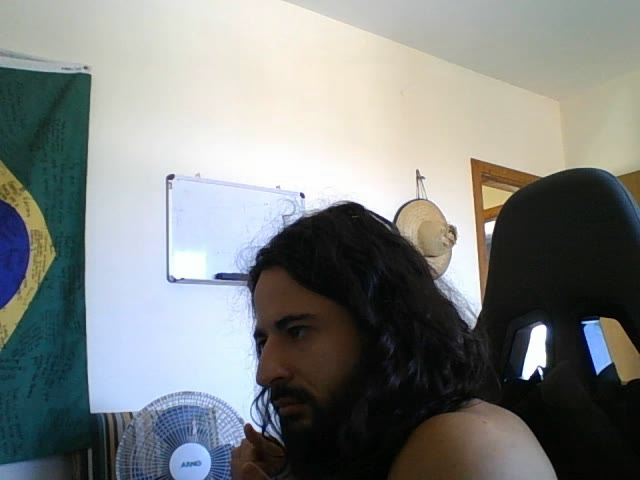
#> input picture frame 14 of studies/filename.avi, 640 x 480 px, given in place of 1_3NeoLOCZONA_A-96H_C0A1_P1_N1.mp4, which was not available
$ python find_contours.py
#> lines starting #> are read from the running program, lines starting #| are printed output that depends on the picture; pictures that were not available may be replaced by others from this repository, and a replacement may not be noted
# import the necessary packages
import argparse
import cv2
import numpy as np
from scipy import ndimage


cap = cv2.VideoCapture('../videos/1_3NeoLOCZONA_A-96H_C0A1_P1_N1.mp4')


ret, frame1 = cap.read()
#> frame1 is the input picture: shape (480, 640, 3); mean B, G, R 129.8, 131, 127.1

# Possibilidade de achar os circulos

while cap.isOpened():
    ret, new_frame = cap.read()
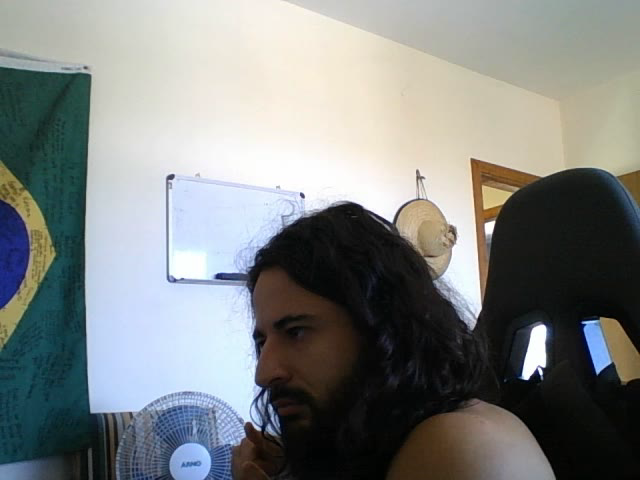
#> input picture frame 15 of studies/filename.avi, 640 x 480 px, given in place of 1_3NeoLOCZONA_A-96H_C0A1_P1_N1.mp4, which was not available
#> new_frame is the input picture: shape (480, 640, 3); mean B, G, R 129.8, 131, 127.1
    # convert the image to grayscale and blur it slightly
    gray = cv2.cvtColor(new_frame, cv2.COLOR_BGR2GRAY)
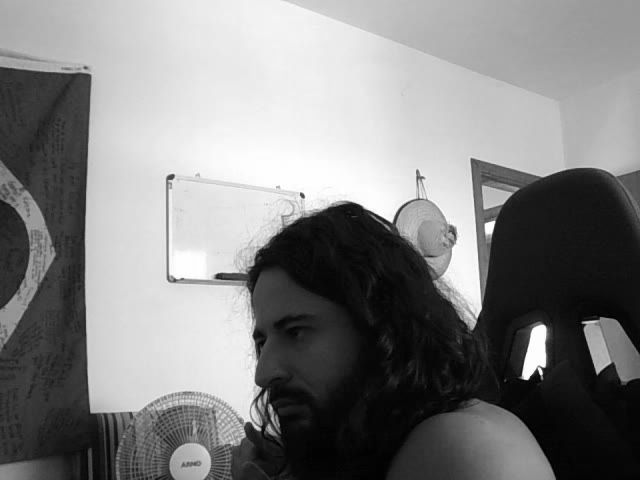
#> gray: shape (480, 640); min 0, max 255, mean 129.7
    blurred = cv2.GaussianBlur(gray, (7, 7), 0)

    if not ret:
        break


    roberts_cross_v = np.array( [[1, 0 ],
                                [0,-1 ]] )

    roberts_cross_h = np.array( [[ 0, 1 ],
                                [ -1, 0 ]] )

    img = gray.astype('float64')
    img /= 255.0
    vertical = ndimage.convolve( img, roberts_cross_v )
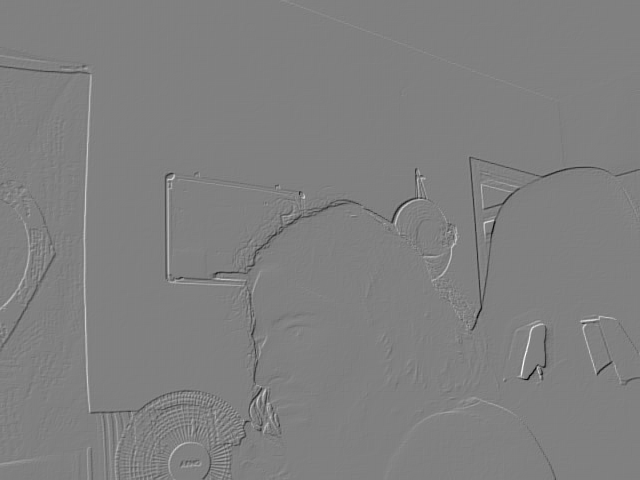
#> vertical: shape (480, 640) float64; min -0.788, max 0.776, mean -0.00113; drawn with min black and max white
    horizontal = ndimage.convolve( img, roberts_cross_h )
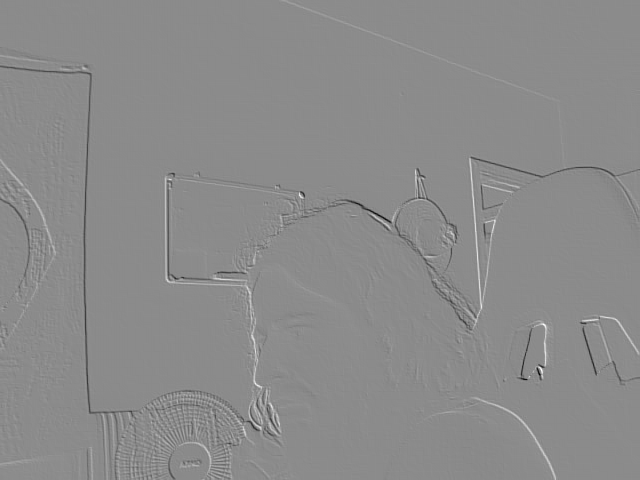
#> horizontal: shape (480, 640) float64; min -0.835, max 0.69, mean -0.00115; drawn with min black and max white

    edged_img = np.sqrt( np.square(horizontal) + np.square(vertical))
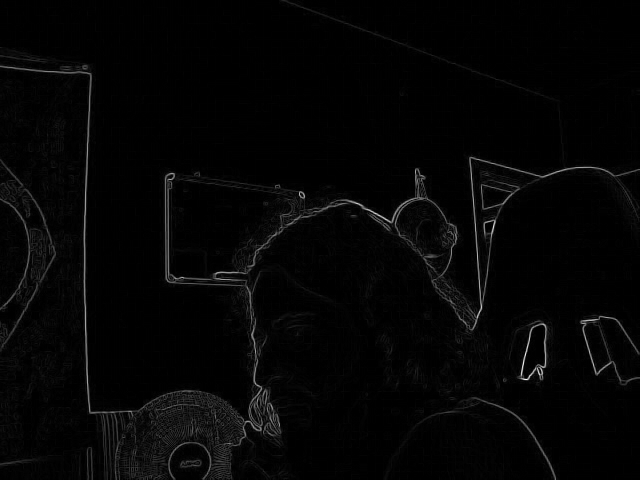
#> edged_img: shape (480, 640) float64; min 0, max 1.03, mean 0.0213; drawn with min black and max white
    edged_img*=255
    cv2.imshow("test", gray)


    # [6 lines of commented-out code are left out]


    cv2.imshow("Original", new_frame)
        # Exit if 'q' is pressed
    # if cv2.waitKey(1) & 0xFF == ord('q'):
    if cv2.waitKey(0) & 0xFF == ord('q'):
#> (key q is pressed here)
        break


cap.release()

import cv2
import numpy as np


roberts_cross_v = np.array( [[1, 0 ],
                             [0,-1 ]] )

roberts_cross_h = np.array( [[ 0, 1 ],
                             [ -1, 0 ]] )

#> (the run stopped early here; a loop or call above may not have finished)

$ run again, starting later in the video
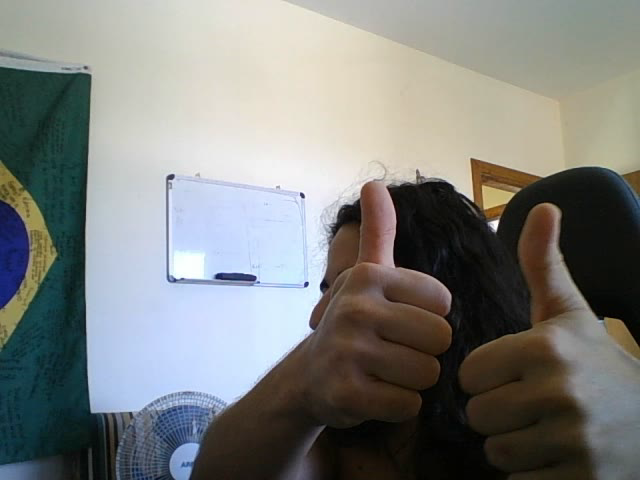
#> input picture frame 65 of studies/filename.avi, 640 x 480 px, given in place of 1_3NeoLOCZONA_A-96H_C0A1_P1_N1.mp4, which was not available
#> frame1 is the input picture: shape (480, 640, 3); mean B, G, R 124.5, 127.5, 125.4
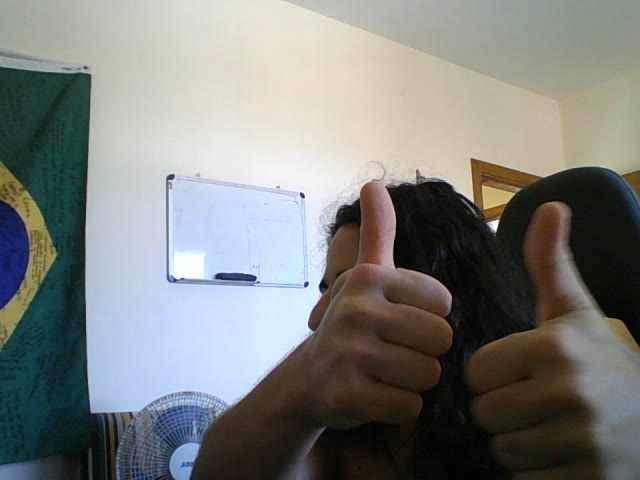
#> input picture frame 66 of studies/filename.avi, 640 x 480 px, given in place of 1_3NeoLOCZONA_A-96H_C0A1_P1_N1.mp4, which was not available
#> new_frame is the input picture: shape (480, 640, 3); mean B, G, R 124.2, 127.2, 125.2
#> `edged_img = np.sqrt( np.square(horizontal) + np.square(vertical))`:
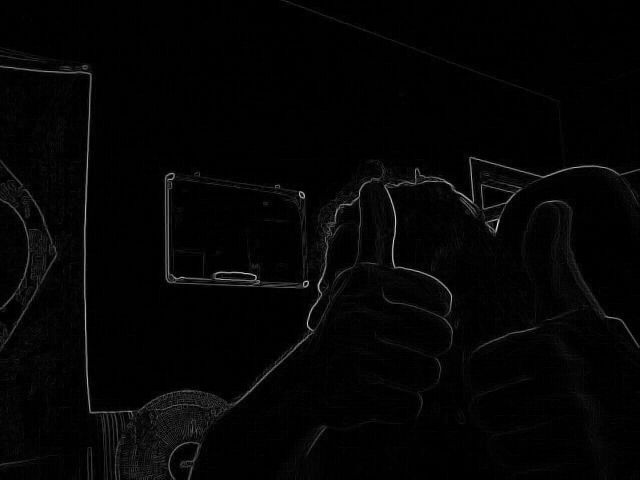
#> edged_img: shape (480, 640) float64; min 0, max 0.942, mean 0.0185

$ run again, starting later in the video
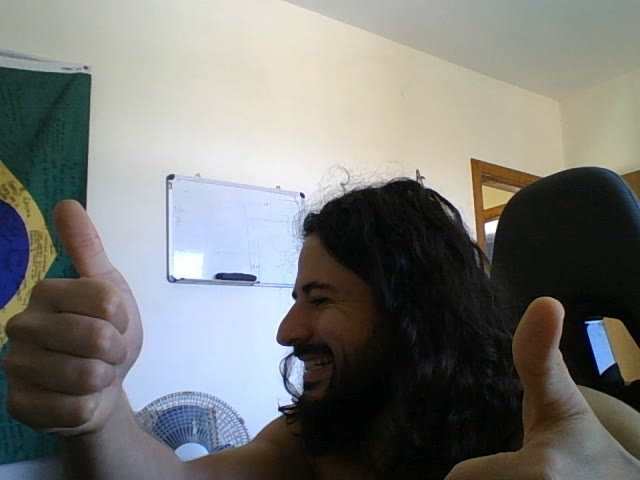
#> input picture frame 116 of studies/filename.avi, 640 x 480 px, given in place of 1_3NeoLOCZONA_A-96H_C0A1_P1_N1.mp4, which was not available
#> frame1 is the input picture: shape (480, 640, 3); mean B, G, R 117.8, 120.8, 120
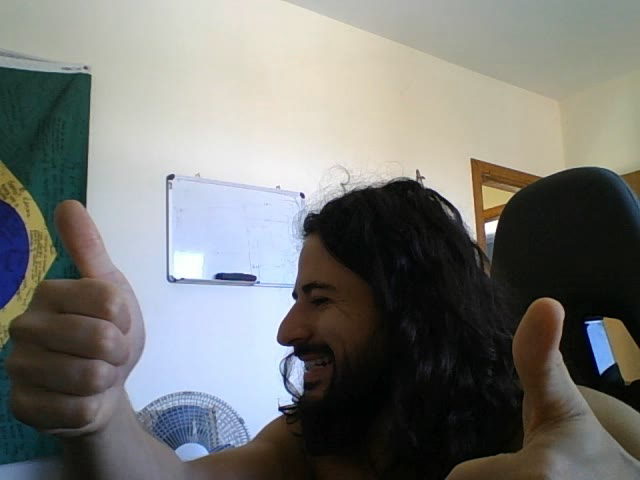
#> input picture frame 117 of studies/filename.avi, 640 x 480 px, given in place of 1_3NeoLOCZONA_A-96H_C0A1_P1_N1.mp4, which was not available
#> new_frame is the input picture: shape (480, 640, 3); mean B, G, R 117.6, 120.7, 119.9
#> `edged_img = np.sqrt( np.square(horizontal) + np.square(vertical))`:
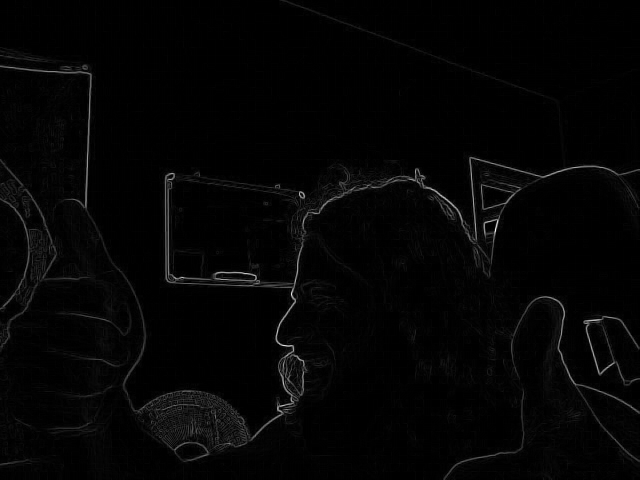
#> edged_img: shape (480, 640) float64; min 0, max 0.963, mean 0.0188
